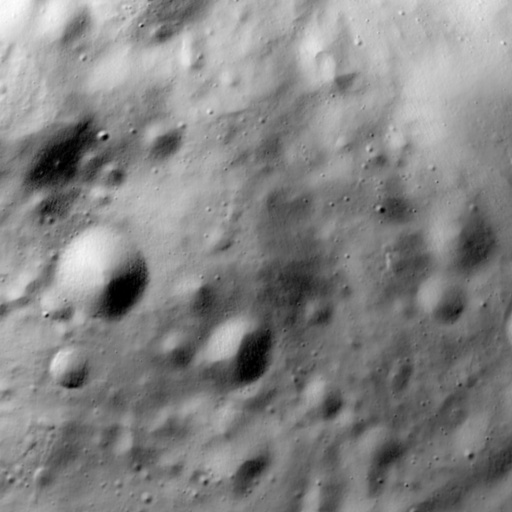
#> input picture 3D implimentation/StereoLunar-main/quick_testing/Dynamic_baseline_sample/paire1/im_01194.jpg, 512 x 512 px
$ python -i classical_descriptors.py   (imports and definitions only)
#> lines starting #> are read from the running program, lines starting #| are printed output that depends on the picture
#> further down, picture is the input picture: shape (512, 512, 3); min 0, max 254, mean 131.9
import numpy as np
from skimage.filters import gabor_kernel
import cv2

def phase_congruency_map(img: np.ndarray, scales: int = 4, orientations: int = 6) -> np.ndarray:
    """
    Simplified multi-scale, multi-orientation phase congruency response.
    Production implementation should use Kovesi's PC algorithm (ported to Python).
    This function acts as a robust descriptor resilient to illumination changes.
    """
#> called with scales = 4, orientations = 6
    if len(img.shape) == 3:
        img = cv2.cvtColor(img, cv2.COLOR_BGR2GRAY)

    img_fft = np.fft.fft2(img)
    responses = []

    for s in range(scales):
        sigma = 2 ** s
        for o in range(orientations):
            theta = o * np.pi / orientations
            kernel = np.real(gabor_kernel(frequency=0.2 / sigma, theta=theta))
            kernel_fft = np.fft.fft2(kernel, s=img.shape)
            filtered = np.abs(np.fft.ifft2(img_fft * kernel_fft))
            responses.append(filtered)
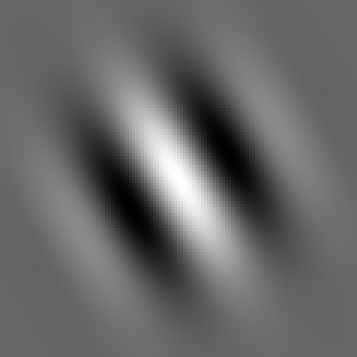
#> kernel: shape (119, 119) float64 (shown 3 times larger); min -0.000218, max 0.000315, mean 2.11e-07; drawn with min black and max white
#> after the loop, responses = 24 items

    pc_map = np.sum(responses, axis=0) / (np.mean(responses, axis=0) + 1e-6)
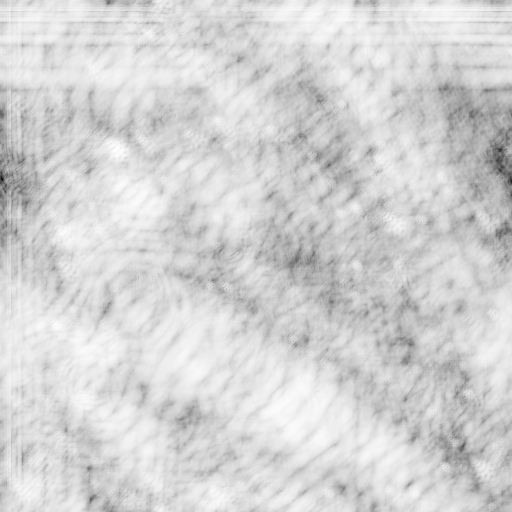
#> pc_map: shape (512, 512) float64; min 24, max 24, mean 24; drawn with min black and max white
    max_val = pc_map.max()
#> max_val = 24
    if max_val > 0:
        pc_map = pc_map / max_val
    else:
        pc_map = np.zeros_like(pc_map)
    return pc_map

>>> import cv2
>>> picture = cv2.imread('../../../3D implimentation/StereoLunar-main/quick_testing/Dynamic_baseline_sample/paire1/im_01194.jpg')
>>> result = phase_congruency_map(picture)

$ run again, on 3D implimentation/StereoLunar-main/quick_testing/Dynamic_baseline_sample/paire1/im_01195.jpg
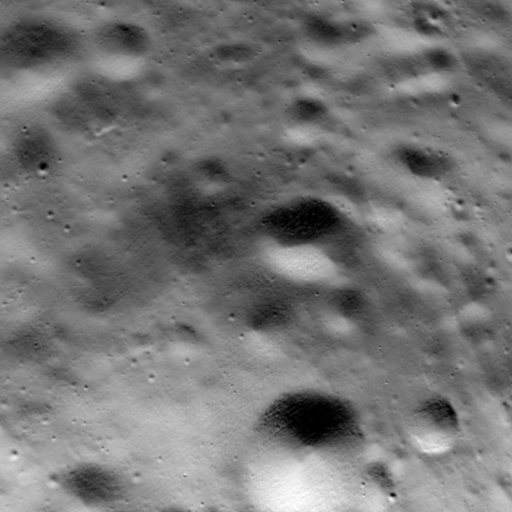
#> input picture 3D implimentation/StereoLunar-main/quick_testing/Dynamic_baseline_sample/paire1/im_01195.jpg, 512 x 512 px
#> picture is the input picture: shape (512, 512, 3); min 0, max 255, mean 117
#> after the loop in phase_congruency_map, `for s in range(scales):`: responses = 24 items
#> in phase_congruency_map, `pc_map = np.sum(responses, axis=0) / (np.mean(responses, axis=0) + 1e-6)`:
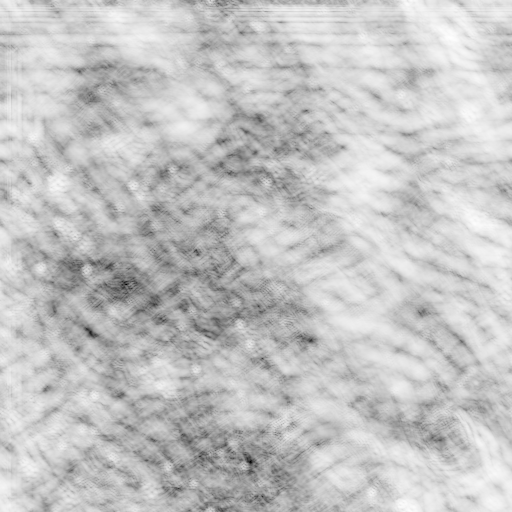
#> pc_map: shape (512, 512) float64; min 24, max 24, mean 24; drawn with min black and max white
#> max_val = 24

$ run again, on 3D implimentation/StereoLunar-main/quick_testing/Dynamic_baseline_sample/paire1/im_01196.jpg
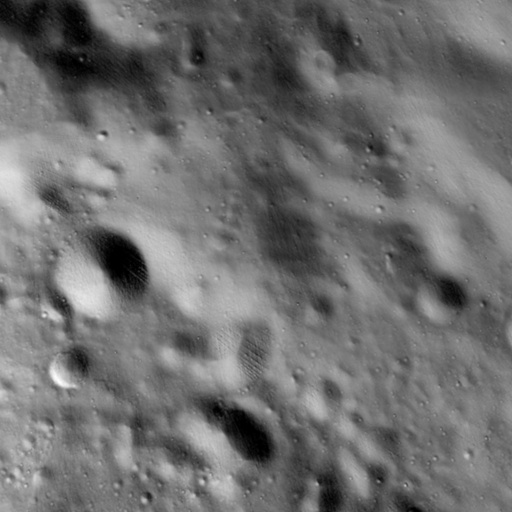
#> input picture 3D implimentation/StereoLunar-main/quick_testing/Dynamic_baseline_sample/paire1/im_01196.jpg, 512 x 512 px
#> picture is the input picture: shape (512, 512, 3); min 0, max 254, mean 111.8
#> after the loop in phase_congruency_map, `for s in range(scales):`: responses = 24 items
#> in phase_congruency_map, `pc_map = np.sum(responses, axis=0) / (np.mean(responses, axis=0) + 1e-6)`:
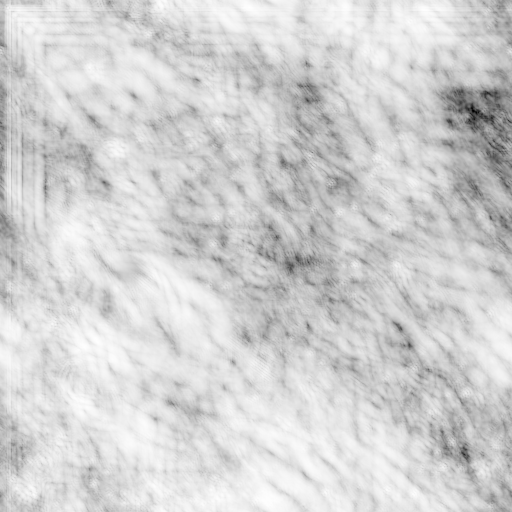
#> pc_map: shape (512, 512) float64; min 24, max 24, mean 24; drawn with min black and max white
#> max_val = 24

$ run again, on 3D implimentation/StereoLunar-main/quick_testing/Dynamic_baseline_sample/paire1/im_01197.jpg
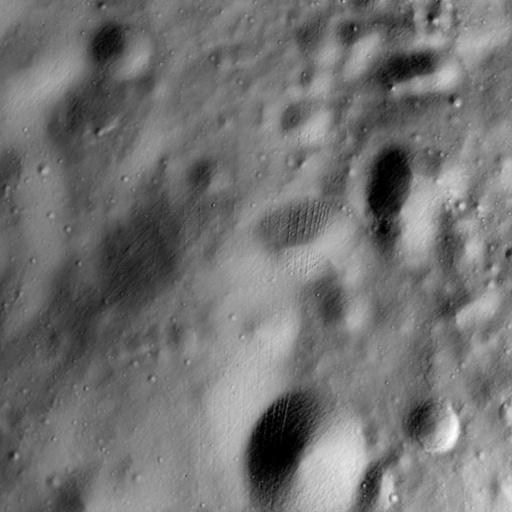
#> input picture 3D implimentation/StereoLunar-main/quick_testing/Dynamic_baseline_sample/paire1/im_01197.jpg, 512 x 512 px
#> picture is the input picture: shape (512, 512, 3); min 0, max 255, mean 114.3
#> after the loop in phase_congruency_map, `for s in range(scales):`: responses = 24 items
#> in phase_congruency_map, `pc_map = np.sum(responses, axis=0) / (np.mean(responses, axis=0) + 1e-6)`:
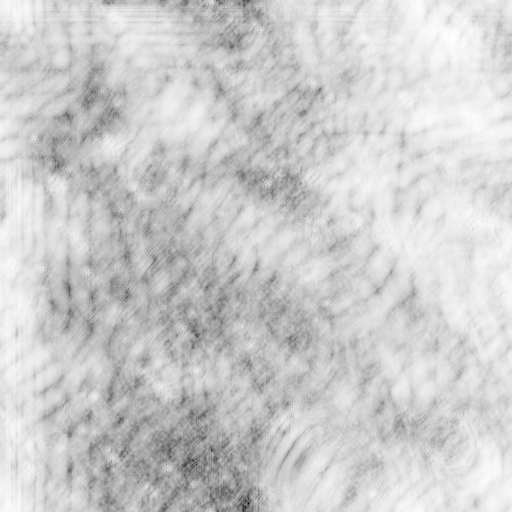
#> pc_map: shape (512, 512) float64; min 24, max 24, mean 24; drawn with min black and max white
#> max_val = 24
